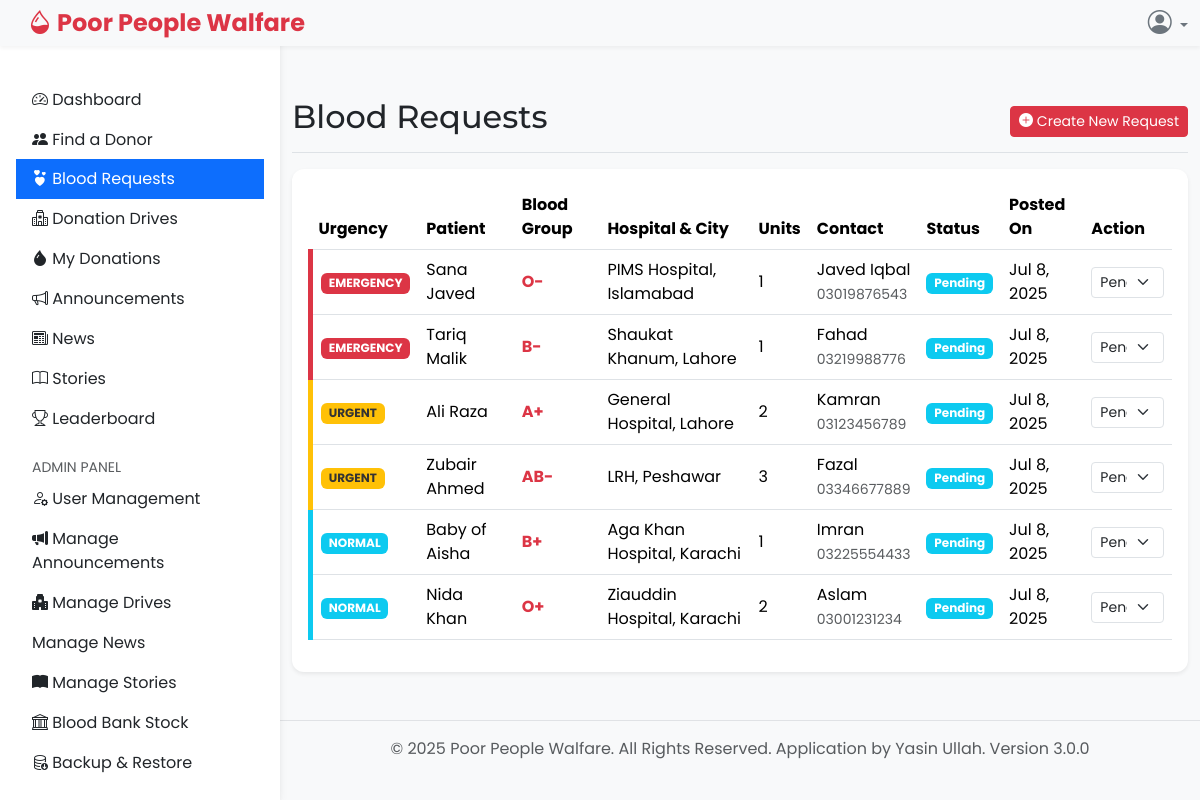
The page /index2.php?page=requests (signed in) on the database its author committed.
### tables this page shows
CREATE TABLE requests (
            id INTEGER PRIMARY KEY AUTOINCREMENT,
            patient_name TEXT NOT NULL,
            blood_group TEXT NOT NULL,
            city TEXT NOT NULL,
            hospital_name TEXT NOT NULL,
            required_units INTEGER DEFAULT 1,
            urgency TEXT NOT NULL DEFAULT 'normal' CHECK(urgency IN ('normal', 'urgent', 'emergency')),
            contact_person TEXT NOT NULL,
            contact_number TEXT NOT NULL,
            details TEXT,
            status TEXT DEFAULT 'pending' CHECK(status IN ('pending', 'fulfilled', 'closed')),
            created_by INTEGER,
            created_at DATETIME DEFAULT CURRENT_TIMESTAMP,
            FOREIGN KEY (created_by) REFERENCES users(id) ON DELETE SET NULL
        );

### index2.php (the view, shortened to what this page needs)
<?php
function get_db()
{
    static $db = null;
    if ($db === null) {
        try {
            $db = new PDO('sqlite:' . DB_FILE);
            $db->setAttribute(PDO::ATTR_ERRMODE, PDO::ERRMODE_EXCEPTION);
            $db->setAttribute(PDO::ATTR_DEFAULT_FETCH_MODE, PDO::FETCH_ASSOC);
            $db->exec("PRAGMA foreign_keys = ON;");
            $db->exec("PRAGMA journal_mode = WAL;");
            $db->exec("PRAGMA synchronous = NORMAL;");
        } catch (PDOException $e) {
            error_log("Database Connection Error: " . $e->getMessage());
            http_response_code(500);
            die("
                <div style='font-family: sans-serif; padding: 20px; border: 2px solid #dc3545; background: #f8d7da; color: #721c24; margin: 50px; border-radius: 8px;'>
                    <h1 style='color: #dc3545;'>&#x26A0; Application Error</h1>
                    <p>We are currently experiencing technical difficulties. Please try again later.</p>
                    <p style='font-size: 0.8em; color: #721c24;'>If you are the administrator, please check server permissions for the database file (<code>" . htmlspecialchars(basename(DB_FILE)) . "</code>) and the application directory.</p>
                </div>
            ");
        }
    }
    return $db;
}
function sanitize($data)
{
    return htmlspecialchars((string)$data, ENT_QUOTES, 'UTF-8');
}
function is_logged_in()
{
    if (isset($_SESSION['user_id'])) {
        return true;
    }
    return false;
}
function get_current_user_role()
{
    return $_SESSION['role'] ?? null;
}
function render_icon($icon_name, $extra_classes = '')
{
    return "<i class='bi bi-{$icon_name} {$extra_classes}'></i>";
}
$page = sanitize($_GET['page'] ?? (is_logged_in() ? 'dashboard' : 'home'));
$db = get_db();
$request_statuses = ['pending', 'fulfilled', 'closed'];
?>
<!DOCTYPE html>
<html lang="en">
<head>
    <link href="https://cdn.jsdelivr.net/npm/bootstrap@5.3.2/dist/css/bootstrap.min.css" rel="stylesheet">
    <link rel="stylesheet" href="https://cdn.jsdelivr.net/npm/bootstrap-icons@1.11.3/font/bootstrap-icons.min.css">
</head>
<body>
    <?php if ($page !== 'certificate'):
    ?>
        <?php if (is_logged_in()): ?>
            <header class="navbar navbar-expand-lg navbar-light bg-light fixed-top p-0">
                <div class="container-fluid">
                    <a class="navbar-brand fw-bold text-primary ms-3" href="?page=dashboard"><?= render_icon('droplet-half') ?> <?= SITE_NAME ?></a>
                    <div class="ms-auto d-flex align-items-center">
                        <div class="dropdown">
                            <a href="#" class="nav-link dropdown-toggle text-secondary" id="userDropdown" role="button" data-bs-toggle="dropdown" aria-expanded="false">
                                <?= render_icon('person-circle', 'fs-4') ?>
                            </a>
                        </div>
                    </div>
                </div>
            </header>
            <nav id="sidebarMenu" class="d-lg-block sidebar bg-white">
                <div class="position-sticky">
                    <div class="list-group list-group-flush mx-3 mt-4">
                        <a href="?page=dashboard" class="list-group-item list-group-item-action py-2 ripple <?= ($page == 'dashboard') ? 'active' : '' ?>">
                            <?= render_icon('speedometer2') ?> <span>Dashboard</span>
                        </a>
                        <a href="?page=donors" class="list-group-item list-group-item-action py-2 ripple <?= ($page == 'donors') ? 'active' : '' ?>">
                            <?= render_icon('people-fill') ?> <span>Find a Donor</span>
                        </a>
                        <a href="?page=requests" class="list-group-item list-group-item-action py-2 ripple <?= ($page == 'requests') ? 'active' : '' ?>">
                            <?= render_icon('hearts') ?> <span>Blood Requests</span>
                        </a>
                        <a href="?page=drives" class="list-group-item list-group-item-action py-2 ripple <?= ($page == 'drives') ? 'active' : '' ?>">
                            <?= render_icon('hospital') ?> <span>Donation Drives</span>
                        </a>
                        <a href="?page=donations" class="list-group-item list-group-item-action py-2 ripple <?= ($page == 'donations') ? 'active' : '' ?>">
                            <?= render_icon('droplet-fill') ?> <span>My Donations</span>
                        </a>
                        <a href="?page=announcements" class="list-group-item list-group-item-action py-2 ripple <?= ($page == 'announcements') ? 'active' : '' ?>">
                            <?= render_icon('megaphone') ?> <span>Announcements</span>
                        </a>
                        <a href="?page=news" class="list-group-item list-group-item-action py-2 ripple <?= ($page == 'news') ? 'active' : '' ?>">
                            <?= render_icon('newspaper') ?> <span>News</span>
                        </a>
                        <a href="?page=stories" class="list-group-item list-group-item-action py-2 ripple <?= ($page == 'stories') ? 'active' : '' ?>">
                            <?= render_icon('book') ?> <span>Stories</span>
                        </a>
                        <a href="?page=leaderboard" class="list-group-item list-group-item-action py-2 ripple <?= ($page == 'leaderboard') ? 'active' : '' ?>">
                            <?= render_icon('trophy') ?> <span>Leaderboard</span>
                        </a>
                        <?php if (get_current_user_role() === 'admin'): ?>
                            <div class="pt-3">
                                <span class="text-muted small text-uppercase px-3">Admin Panel</span>
                                <a href="?page=admin_users" class="list-group-item list-group-item-action py-2 ripple <?= ($page == 'admin_users') ? 'active' : '' ?>">
                                    <?= render_icon('person-gear') ?> <span>User Management</span>
                                </a>
                                <a href="?page=admin_announcements" class="list-group-item list-group-item-action py-2 ripple <?= ($page == 'admin_announcements') ? 'active' : '' ?>">
                                    <?= render_icon('megaphone-fill') ?> <span>Manage Announcements</span>
                                </a>
                                <a href="?page=admin_drives" class="list-group-item list-group-item-action py-2 ripple <?= ($page == 'admin_drives') ? 'active' : '' ?>">
                                    <?= render_icon('hospital-fill') ?> <span>Manage Drives</span>
                                </a>
                                <a href="?page=admin_news" class="list-group-item list-group-item-action py-2 ripple <?= ($page == 'admin_news') ? 'active' : '' ?>">
                                    <?= render_icon('newspaper-fill') ?> <span>Manage News</span>
                                </a>
                                <a href="?page=admin_stories" class="list-group-item list-group-item-action py-2 ripple <?= ($page == 'admin_stories') ? 'active' : '' ?>">
                                    <?= render_icon('book-fill') ?> <span>Manage Stories</span>
                                </a>
                                <a href="?page=admin_blood_bank" class="list-group-item list-group-item-action py-2 ripple <?= ($page == 'admin_blood_bank') ? 'active' : '' ?>">
                                    <?= render_icon('bank') ?> <span>Blood Bank Stock</span>
                                </a>
                                <a href="?page=admin_backup" class="list-group-item list-group-item-action py-2 ripple <?= ($page == 'admin_backup') ? 'active' : '' ?>">
                                    <?= render_icon('database-down') ?> <span>Backup & Restore</span>
                                </a>
                            </div>
                        <?php endif; ?>
                    </div>
                </div>
            </nav>
            <main class="main-content" style="padding-top: 58px;">
                <div class="container-fluid pt-4">
                <?php endif;
                ?>
                    <?php endif; ?>
                    <?php
                    switch ($page) {
                    ?>
                        <?php
                        case 'requests':
                        ?>
                            <div class="d-flex justify-content-between flex-wrap flex-md-nowrap align-items-center pt-3 pb-2 mb-3 border-bottom">
                                <h1 class="h2">Blood Requests</h1>
                                <div class="btn-toolbar mb-2 mb-md-0">
                                    <button type="button" class="btn btn-sm btn-primary" data-bs-toggle="modal" data-bs-target="#createRequestModal">
                                        <?= render_icon('plus-circle-fill') ?> Create New Request
                                    </button>
                                </div>
                            </div>
                            <div class="card shadow-sm mb-4">
                                <div class="card-body">
                                    <div class="table-responsive">
                                        <table class="table table-hover align-middle">
                                            <thead>
                                                <tr>
                                                    <th>Urgency</th>
                                                    <th>Patient</th>
                                                    <th>Blood Group</th>
                                                    <th>Hospital & City</th>
                                                    <th>Units</th>
                                                    <th>Contact</th>
                                                    <th>Status</th>
                                                    <th>Posted On</th>
                                                    <?php if (get_current_user_role() === 'admin'): ?><th>Action</th><?php endif; ?>
                                                </tr>
                                            </thead>
                                            <tbody>
                                                <?php
                                                $reqs = $db->query("SELECT * FROM requests ORDER BY
                                CASE urgency WHEN 'emergency' THEN 1 WHEN 'urgent' THEN 2 WHEN 'normal' THEN 3 END,
                                created_at DESC")->fetchAll();
                                                if (!empty($reqs)):
                                                    foreach ($reqs as $req):
                                                ?>
                                                        <tr class="urgency-<?= sanitize($req['urgency']) ?>">
                                                            <td><span class="badge bg-urgency-<?= sanitize($req['urgency']) ?> text-uppercase"><?= sanitize($req['urgency']) ?></span></td>
                                                            <td><?= sanitize($req['patient_name']) ?></td>
                                                            <td class="fw-bold text-danger"><?= sanitize($req['blood_group']) ?></td>
                                                            <td><?= sanitize($req['hospital_name']) ?>, <?= sanitize($req['city']) ?></td>
                                                            <td><?= sanitize($req['required_units']) ?></td>
                                                            <td><?= sanitize($req['contact_person']) ?> <br><small class="text-muted"><?= sanitize($req['contact_number']) ?></small></td>
                                                            <td><span class="badge bg-info"><?= ucfirst(sanitize($req['status'])) ?></span></td>
                                                            <td><?= date('M j, Y', strtotime($req['created_at'])) ?></td>
                                                            <?php if (get_current_user_role() === 'admin'): ?>
                                                                <td>
                                                                    <form method="post" class="d-inline">
                                                                        <select name="status" class="form-select form-select-sm" onchange="this.form.submit()" aria-label="Update request status">
                                                                            <?php foreach ($request_statuses as $status_option): ?>
                                                                                <option value="<?= $status_option ?>" <?= $req['status'] == $status_option ? 'selected' : '' ?>><?= ucfirst($status_option) ?></option>
                                                                            <?php endforeach; ?>
                                                                        </select>
                                                                    </form>
                                                                </td>
                                                            <?php endif; ?>
                                                        </tr>
                                                    <?php endforeach;
                                                else: ?>
                                                    <tr>
                                                        <td colspan="9" class="text-center text-muted py-4">No blood requests found.</td>
                                                    </tr>
                                                <?php endif; ?>
                                            </tbody>
                                        </table>
                                    </div>
                                </div>
                            </div>
                        <?php
                            break;
                        ?>
                    <?php
                    }
                    ?>
                    <?php if ($page !== 'certificate'):
                    ?>
                    </div>
                </main>
                <footer class="mt-auto py-3 bg-light <?php if (is_logged_in()) echo 'main-content'; ?>">
                    <div class="container text-center">
                        <span class="text-muted">© <?= date('Y') ?> <?= SITE_NAME ?>. All Rights Reserved. Application by Yasin Ullah. Version <?= APP_VERSION ?></span>
                    </div>
                </footer>
            <?php endif;
            ?>
</body>
</html>

### rows shown on the page
requests: urgency "EMERGENCY", patient_name "Sana Javed", blood_group "O-", hospital_name "PIMS Hospital", city "Islamabad", required_units "1", contact_person "Javed Iqbal", contact_number "03019876543", status "Pending", created_at "Jul 8, 2025"
requests: urgency "EMERGENCY", patient_name "Tariq Malik", blood_group "B-", hospital_name "Shaukat Khanum", city "Lahore", required_units "1", contact_person "Fahad", contact_number "03219988776", status "Pending", created_at "Jul 8, 2025"
requests: urgency "URGENT", patient_name "Ali Raza", blood_group "A+", hospital_name "General Hospital", city "Lahore", required_units "2", contact_person "Kamran", contact_number "03123456789", status "Pending", created_at "Jul 8, 2025"
requests: urgency "URGENT", patient_name "Zubair Ahmed", blood_group "AB-", hospital_name "LRH", city "Peshawar", required_units "3", contact_person "Fazal", contact_number "03346677889", status "Pending", created_at "Jul 8, 2025"
requests: urgency "NORMAL", patient_name "Baby of Aisha", blood_group "B+", hospital_name "Aga Khan Hospital", city "Karachi", required_units "1", contact_person "Imran", contact_number "03225554433", status "Pending", created_at "Jul 8, 2025"
requests: urgency "NORMAL", patient_name "Nida Khan", blood_group "O+", hospital_name "Ziauddin Hospital", city "Karachi", required_units "2", contact_person "Aslam", contact_number "03001231234", status "Pending", created_at "Jul 8, 2025"

### other values the page prints
SITE_NAME "Poor People Walfare"
APP_VERSION "3.0.0"
